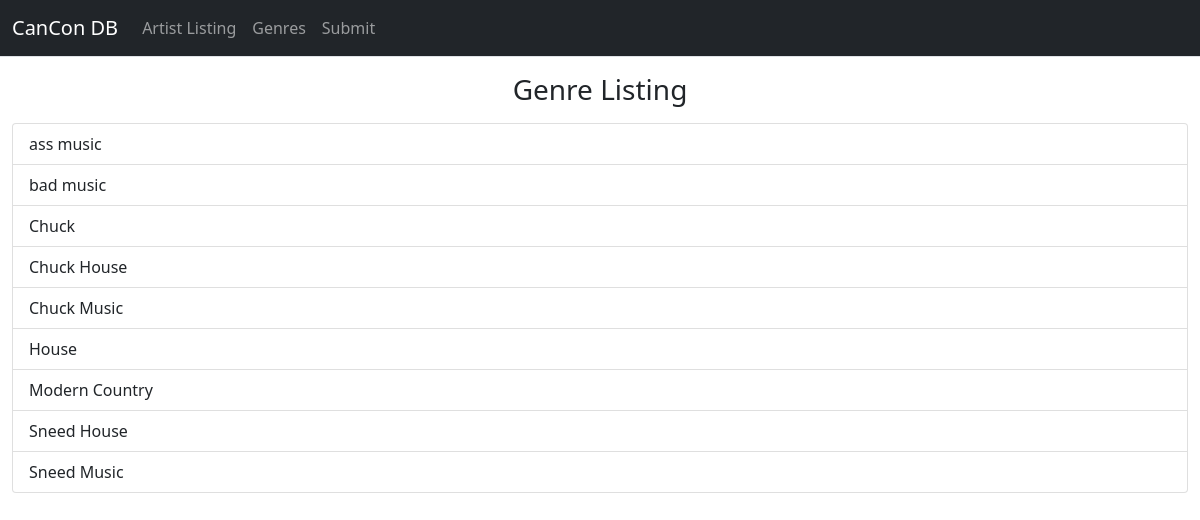
The page /genres/ on the database its author committed.
### listing/views.py (the view)
# urls.py: path('genres/', views.genres),
def genres(request):
    tags = sorted(list(str(x) for x in Tag.objects.all().values_list("name", flat=True)), key=str.casefold)
    slugs = sorted(Tag.objects.all().values_list("slug", flat=True), key=str.casefold)
    genre_data = zip(tags, slugs)
    return render(request, 'genres.html', {'genre_data': genre_data})

### listing/templates/genres.html
{% extends "genericSite.html" %}
{%block body %}
    <h3 class="text-center mt-3"> Genre Listing </h3>
    <div class="list-group mt-3">
        {% for tag, slug in genre_data %}
            <a class="list-group-item list-group-item-action" href="/genres/{{ slug }}">{{ tag }}</a>
        {% endfor %}
    </div>
{% endblock body %}

### rows shown on the page
Tag: name "ass music"
Tag: name "bad music"
Tag: tag "Chuck"
Tag: name "Chuck House"
Tag: name "Chuck Music"
Tag: tag "House"
Tag: name "Modern Country"
Tag: name "Sneed House"
Tag: name "Sneed Music"
